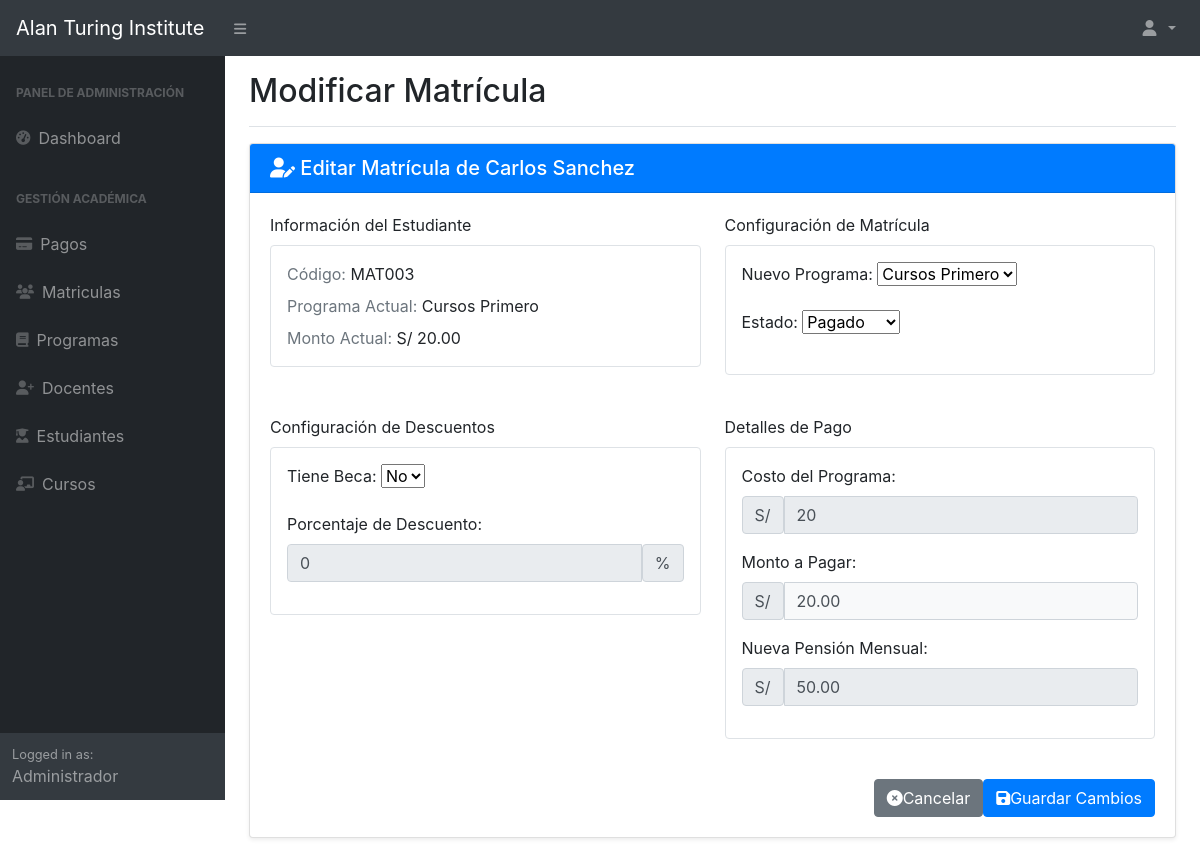
Page /Views/ModificarMatricula.php?id_estudiante=39&id_programa=24 (signed in) on the committed database.
### tables this page shows
CREATE TABLE `matriculas` (
  `id_estudiante` int(11) NOT NULL,
  `id_programa` int(11) NOT NULL,
  `fecha_matricula` timestamp NOT NULL DEFAULT current_timestamp(),
  `monto_matricula` decimal(10,2) DEFAULT 0.00,
  `estado_matricula` enum('Pagado','Pendiente') DEFAULT 'Pendiente',
  `descuento` decimal(5,2) DEFAULT 0.00
);

CREATE TABLE `estudiantes` (
  `id_estudiante` int(11) NOT NULL,
  `numero_matricula` varchar(50) NOT NULL,
  `nombre` varchar(100) NOT NULL,
  `apellido` varchar(100) NOT NULL,
  `DNI` varchar(20) DEFAULT NULL,
  `edad` int(10) UNSIGNED DEFAULT NULL,
  `direccion` varchar(255) DEFAULT NULL,
  `celular` varchar(15) DEFAULT NULL,
  `email` varchar(100) NOT NULL,
  `clave` varchar(255) NOT NULL
);

CREATE TABLE `programas` (
  `id_programa` int(11) NOT NULL,
  `nombre_programa` varchar(100) NOT NULL,
  `descripcion` text DEFAULT NULL,
  `costo` float DEFAULT NULL,
  `pension` float NOT NULL,
  `fecha_inicio` date NOT NULL,
  `fecha_fin` date NOT NULL,
  `duracion` int(11) NOT NULL,
  `pensiones` int(11) DEFAULT NULL
);

### Controllers/ModificarMatriculaController.php (called while the page is built, shortened)
<?php
require_once('../Models/ModificarMatriculaModel.php');
class ModificarMatriculaController {
    private $model;
    public function __construct($pdo) {
        $this->model = new ModificarMatriculaModel($pdo);
    }
    public function obtenerEstudianteConMatricula($id_estudiante) {
        return $this->model->obtenerEstudianteConMatricula($id_estudiante);
    }
    public function obtenerProgramaDetalles($id_programa) {
        return $this->model->obtenerProgramaDetalles($id_programa);
    }
    public function obtenerProgramas() {
        return $this->model->obtenerProgramasActivos();
    }
}
?>

### Models/ModificarMatriculaModel.php (called while the page is built, shortened)
<?php
class ModificarMatriculaModel {
    private $pdo;
    public function __construct($pdo) {
        $this->pdo = $pdo;
    }
    public function obtenerEstudianteConMatricula($id_estudiante) {
        $stmt = $this->pdo->prepare("SELECT e.*, m.id_programa, m.monto_matricula, m.estado_matricula, m.descuento
                                     FROM estudiantes e
                                     JOIN matriculas m ON e.id_estudiante = m.id_estudiante
                                     WHERE e.id_estudiante = ?");
        $stmt->execute([$id_estudiante]);
        return $stmt->fetch(PDO::FETCH_ASSOC);
    }
    public function obtenerProgramaDetalles($id_programa) {
        $stmt = $this->pdo->prepare("SELECT nombre_programa, costo, pension
                                     FROM programas
                                     WHERE id_programa = ?");
        $stmt->execute([$id_programa]);
        return $stmt->fetch(PDO::FETCH_ASSOC);
    }
    public function obtenerProgramasActivos() {
        $stmt = $this->pdo->query("SELECT id_programa, nombre_programa, costo, pension
                                   FROM programas
                                   WHERE fecha_fin >= CURDATE()
                                   ORDER BY nombre_programa");
        return $stmt->fetchAll(PDO::FETCH_ASSOC);
    }
}
?>

### Views/ModificarMatricula.php (the view, shortened to what this page needs)
<?php
require_once('../Config/conexion.php');
require_once('../Controllers/ModificarMatriculaController.php');
$controller = new ModificarMatriculaController($pdo);
$estudiante = null;
$programaActual = null;
if (isset($_GET['id_estudiante'])) {
    $id_estudiante = (int)$_GET['id_estudiante'];
    $estudiante = $controller->obtenerEstudianteConMatricula($id_estudiante);
    $programaActual = $estudiante ? $controller->obtenerProgramaDetalles($estudiante['id_programa']) : null;
}
$programas = $controller->obtenerProgramas();
?>
<!DOCTYPE html>
<html lang="es">
<head>
    <link href="../assets/css/bootstrap.min.css" rel="stylesheet" />
    <link href="../assets/css/styles.css" rel="stylesheet" />
    <link href="../assets/css/dataTables.bootstrap4.min.css" rel="stylesheet" />
    <link rel="stylesheet" href="https://cdn.jsdelivr.net/npm/bootstrap-icons@1.10.5/font/bootstrap-icons.css">
    <link rel="stylesheet" href="https://cdnjs.cloudflare.com/ajax/libs/font-awesome/6.4.0/css/all.min.css">
</head>
<body class="sb-nav-fixed">
    <?php include('header.php'); ?>
    <div id="layoutSidenav">
        <?php include('sidebar.php'); ?>
        <div id="layoutSidenav_content">
            <main class="container-fluid px-4">
                <div class="d-flex justify-content-between flex-wrap flex-md-nowrap align-items-center pt-3 pb-2 mb-3 border-bottom">
                    <h1 class="h2">Modificar Matrícula</h1>
                </div>
                <?php if ($estudiante && $programaActual): ?>
                <div class="card shadow-sm mb-4">
                    <div class="card-header bg-primary text-white">
                        <h5 class="mb-0">
                            <i class="fas fa-user-edit me-2"></i>
                            Editar Matrícula de <?= htmlspecialchars($estudiante['nombre'] . ' ' . $estudiante['apellido']) ?>
                        </h5>
                    </div>
                    <div class="card-body">
                        <form method="POST">
                            <div class="row mb-4">
                                <div class="col-md-6">
                                    <div class="mb-3">
                                        <label class="form-label fw-bold">Información del Estudiante</label>
                                        <div class="form-control-plaintext bg-white p-3 rounded border">
                                            <div class="mb-2">
                                                <span class="text-muted">Código:</span>
                                                <?= htmlspecialchars($estudiante['numero_matricula']) ?>
                                            </div>
                                            <div class="mb-2">
                                                <span class="text-muted">Programa Actual:</span>
                                                <?= htmlspecialchars($programaActual['nombre_programa']) ?>
                                            </div>
                                            <div>
                                                <span class="text-muted">Monto Actual:</span>
                                                S/ <?= number_format($estudiante['monto_matricula'], 2) ?>
                                            </div>
                                        </div>
                                    </div>
                                </div>
                                <div class="col-md-6">
                                    <div class="mb-3">
                                        <label class="form-label fw-bold">Configuración de Matrícula</label>
                                        <div class="bg-white p-3 rounded border">
                                            <div class="mb-3">
                                                <label class="form-label">Nuevo Programa:</label>
                                                <select name="id_programa" class="form-select" required onchange="actualizarCostos()">
                                                    <?php foreach ($programas as $p): ?>
                                                    <option value="<?= $p['id_programa'] ?>"
                                                        <?= ($p['id_programa'] == $estudiante['id_programa']) ? 'selected' : '' ?>
                                                        data-costo="<?= $p['costo'] ?>"
                                                        data-pension="<?= $p['pension'] ?>">
                                                        <?= htmlspecialchars($p['nombre_programa']) ?>
                                                    </option>
                                                    <?php endforeach; ?>
                                                </select>
                                            </div>
                                            <div class="mb-3">
                                                <label class="form-label">Estado:</label>
                                                <select name="estado_matricula" class="form-select" id="estado_matricula" onchange="toggleMontoInput()">
                                                    <option value="Pagado" <?= ($estudiante['estado_matricula'] == 'Pagado') ? 'selected' : '' ?>>Pagado</option>
                                                </select>
                                            </div>
                                        </div>
                                    </div>
                                </div>
                            </div>
                            <div class="row mb-4">
                                <div class="col-md-6">
                                    <div class="mb-3">
                                        <label class="form-label fw-bold">Configuración de Descuentos</label>
                                        <div class="bg-white p-3 rounded border">
                                            <div class="mb-3">
                                                <label class="form-label">Tiene Beca:</label>
                                                <select name="beca" class="form-select" id="beca" onchange="toggleDescuento()">
                                                    <option value="0" <?= ($estudiante['descuento'] == 0) ? 'selected' : '' ?>>No</option>
                                                </select>
                                            </div>
                                            <div class="mb-3">
                                                <label class="form-label">Porcentaje de Descuento:</label>
                                                <div class="input-group">
                                                    <input type="number" name="descuento" id="descuento"
                                                        class="form-control"
                                                        value="<?= $estudiante['descuento'] ?>"
                                                        min="0" max="100"
                                                        <?= ($estudiante['descuento'] == 0) ? 'disabled' : '' ?>
                                                        oninput="validarDescuento(); calcularMontoFinal()">
                                                    <span class="input-group-text">%</span>
                                                </div>
                                            </div>
                                        </div>
                                    </div>
                                </div>
                                <div class="col-md-6">
                                    <div class="mb-3">
                                        <label class="form-label fw-bold">Detalles de Pago</label>
                                        <div class="bg-white p-3 rounded border">
                                            <div class="mb-3">
                                                <label class="form-label">Costo del Programa:</label>
                                                <div class="input-group">
                                                    <span class="input-group-text">S/</span>
                                                    <input type="text" id="costo_programa" class="form-control"
                                                        value="<?= $programaActual['costo'] ?>" readonly>
                                                </div>
                                            </div>
                                            <div class="mb-3">
                                                <label class="form-label">Monto a Pagar:</label>
                                                <div class="input-group">
                                                    <span class="input-group-text">S/</span>
                                                    <input type="number" name="monto_matricula" id="monto_matricula"
                                                        class="form-control <?= ($estudiante['estado_matricula'] == 'Pagado') ? 'bg-light' : '' ?>"
                                                        value="<?= $estudiante['monto_matricula'] ?>"
                                                        step="0.01" required>
                                                </div>
                                            </div>
                                            <div class="mb-3">
                                                <label class="form-label">Nueva Pensión Mensual:</label>
                                                <div class="input-group">
                                                    <span class="input-group-text">S/</span>
                                                    <input type="text" id="pension_final" class="form-control"
                                                        value="<?= number_format(($programaActual['pension'] * (1 - ($estudiante['descuento'] / 100))), 2) ?>"
                                                        readonly>
                                                </div>
                                            </div>
                                        </div>
                                    </div>
                                </div>
                            </div>
                            <div class="d-grid gap-2 d-md-flex justify-content-md-end">
                                <a href="GestionarMatricula.php" class="btn btn-secondary">
                                    <i class="fas fa-times-circle me-2"></i>Cancelar
                                </a>
                                <button type="submit" class="btn btn-primary">
                                    <i class="fas fa-save me-2"></i>Guardar Cambios
                                </button>
                            </div>
                        </form>
                    </div>
                </div>
                <?php endif; ?>
            </main>
        </div>
    </div>
</body>
</html>

### rows in the picture
matriculas: id_estudiante.apellido "Carlos Sanchez", id_estudiante.numero_matricula "MAT003", monto_matricula "20.00", id_programa "Cursos Primero", estado_matricula "Pagado", beca "No", descuento "0"
programas: nombre_programa "Cursos Primero", costo "20", pension.descuento "50.00"
